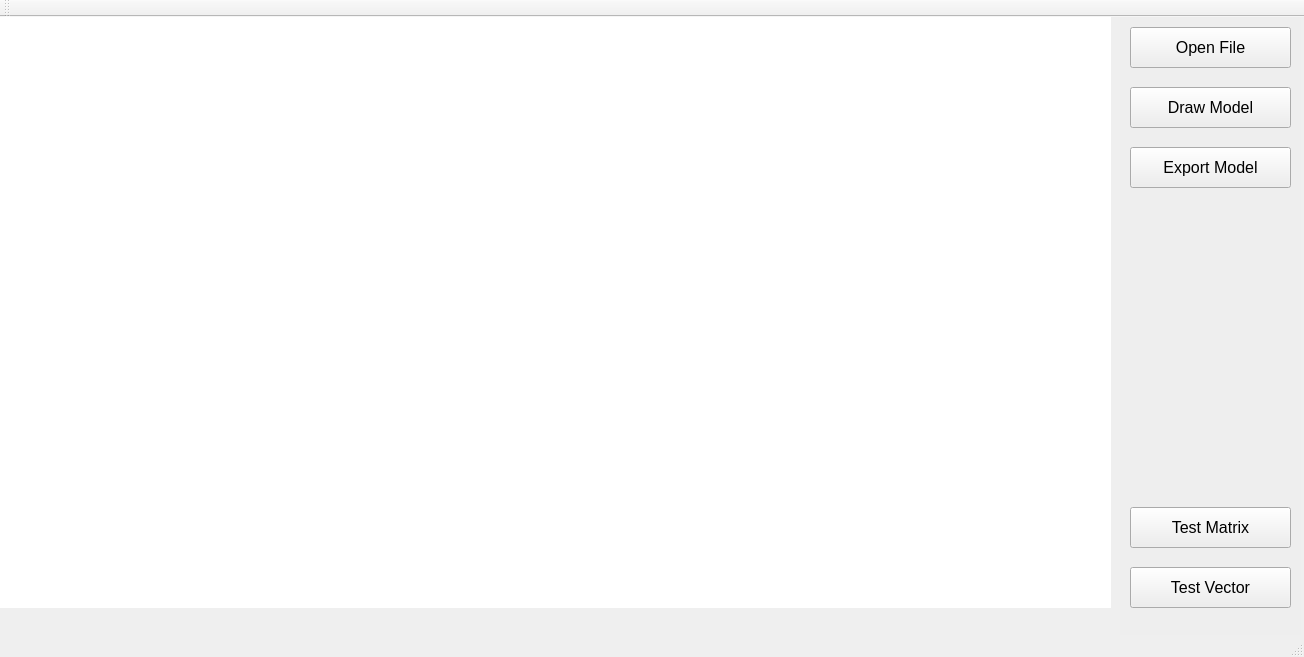
<?xml version="1.0" encoding="UTF-8"?>
<ui version="4.0">
 <class>MainWindow</class>
 <widget class="QMainWindow" name="MainWindow">
  <property name="geometry">
   <rect>
    <x>0</x>
    <y>0</y>
    <width>1304</width>
    <height>657</height>
   </rect>
  </property>
  <property name="windowTitle">
   <string>MainWindow</string>
  </property>
  <widget class="QWidget" name="centralWidget">
   <widget class="QWidget" name="enteractivePanel" native="true">
    <property name="geometry">
     <rect>
      <x>1120</x>
      <y>0</y>
      <width>181</width>
      <height>621</height>
     </rect>
    </property>
    <property name="autoFillBackground">
     <bool>false</bool>
    </property>
    <property name="styleSheet">
     <string notr="true">background-color: rgb(238, 238, 238);</string>
    </property>
    <widget class="QPushButton" name="openFileBt">
     <property name="geometry">
      <rect>
       <x>10</x>
       <y>10</y>
       <width>161</width>
       <height>41</height>
      </rect>
     </property>
     <property name="font">
      <font>
       <pointsize>12</pointsize>
      </font>
     </property>
     <property name="styleSheet">
      <string notr="true">border-color: rgb(0, 0, 0);</string>
     </property>
     <property name="text">
      <string>Open File</string>
     </property>
    </widget>
    <widget class="QPushButton" name="drawModelBt">
     <property name="geometry">
      <rect>
       <x>10</x>
       <y>70</y>
       <width>161</width>
       <height>41</height>
      </rect>
     </property>
     <property name="font">
      <font>
       <pointsize>12</pointsize>
      </font>
     </property>
     <property name="text">
      <string>Draw Model</string>
     </property>
    </widget>
    <widget class="QPushButton" name="testMatrixBt">
     <property name="geometry">
      <rect>
       <x>10</x>
       <y>490</y>
       <width>161</width>
       <height>41</height>
      </rect>
     </property>
     <property name="font">
      <font>
       <pointsize>12</pointsize>
      </font>
     </property>
     <property name="text">
      <string>Test Matrix</string>
     </property>
    </widget>
    <widget class="QPushButton" name="testVectorBt">
     <property name="geometry">
      <rect>
       <x>10</x>
       <y>550</y>
       <width>161</width>
       <height>41</height>
      </rect>
     </property>
     <property name="font">
      <font>
       <pointsize>12</pointsize>
      </font>
     </property>
     <property name="text">
      <string>Test Vector</string>
     </property>
    </widget>
    <widget class="QPushButton" name="pushButton">
     <property name="geometry">
      <rect>
       <x>10</x>
       <y>130</y>
       <width>161</width>
       <height>41</height>
      </rect>
     </property>
     <property name="font">
      <font>
       <pointsize>12</pointsize>
      </font>
     </property>
     <property name="text">
      <string>Export Model</string>
     </property>
    </widget>
   </widget>
   <widget class="QWidget" name="drawSpaceWidg" native="true">
    <property name="geometry">
     <rect>
      <x>0</x>
      <y>0</y>
      <width>1111</width>
      <height>591</height>
     </rect>
    </property>
    <property name="styleSheet">
     <string notr="true">background-color: rgb(255, 255, 255);</string>
    </property>
   </widget>
  </widget>
  <widget class="QMenuBar" name="menuBar">
   <property name="geometry">
    <rect>
     <x>0</x>
     <y>0</y>
     <width>1304</width>
     <height>26</height>
    </rect>
   </property>
  </widget>
  <widget class="QToolBar" name="mainToolBar">
   <attribute name="toolBarArea">
    <enum>TopToolBarArea</enum>
   </attribute>
   <attribute name="toolBarBreak">
    <bool>false</bool>
   </attribute>
  </widget>
  <widget class="QStatusBar" name="statusBar"/>
 </widget>
 <layoutdefault spacing="6" margin="11"/>
 <resources/>
 <connections/>
</ui>
